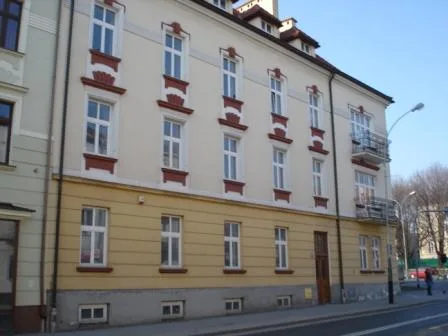
#> input picture assets/img/kamienica-09488.webp, 448 x 336 px, given in place of zlota7.jpg, which was not available
$ python obrazy.py
#> lines starting #> are read from the running program, lines starting #| are printed output that depends on the picture
"""Zdjęcia do assets/img: python -I _src/obrazy.py"""
from PIL import Image, ImageEnhance
from pathlib import Path
R = Path(__file__).resolve().parent.parent
O = R / "_src/orig"; A = R / "assets/img"
z = Image.open(O / "zlota7.jpg").convert("RGB")
#> z is the input picture: PIL image 448x336 RGB; mean R, G, B 125.5, 128.7, 130.9
z = ImageEnhance.Contrast(z).enhance(1.06)
# szeroki (bez szyldów parteru)
z.crop((0, 30, 1920, 880)).save(A / "zlota7-2000.webp", quality=82)
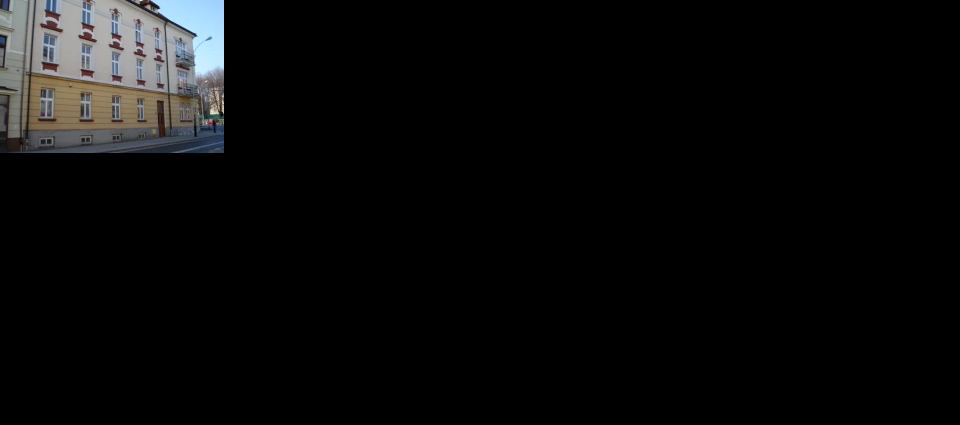
#> saved as zlota7-2000.webp: PIL image 1920x850 RGB (shown at 1/2 size); mean R, G, B 10.4, 10.5, 10.5
z.crop((0, 30, 1920, 880)).resize((1200, 531)).save(A / "zlota7-1200.webp", quality=80)
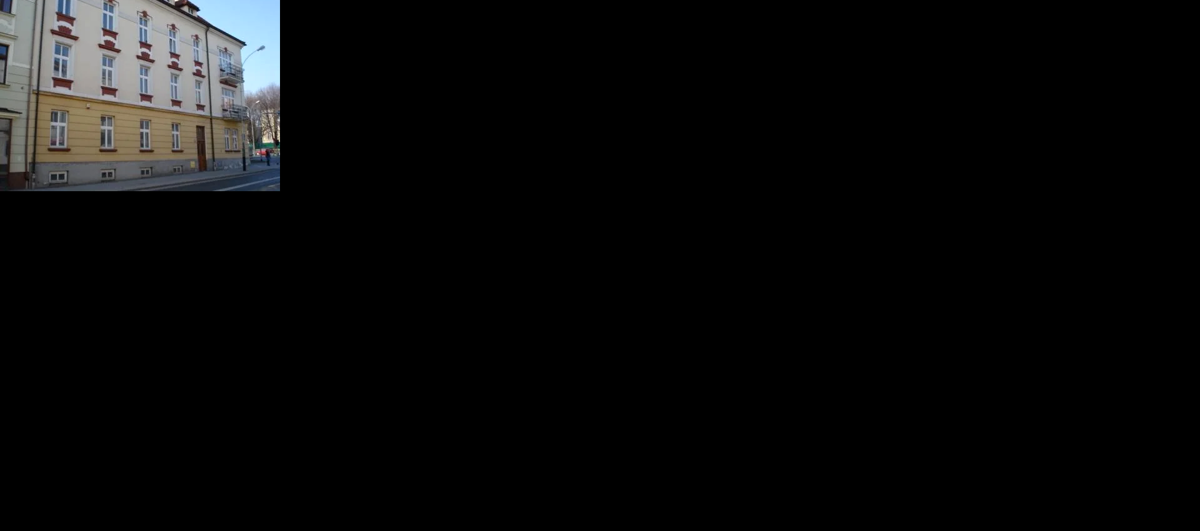
#> saved as zlota7-1200.webp: PIL image 1200x531 RGB; mean R, G, B 10.4, 10.5, 10.5
# pion: wykusze
z.crop((520, 100, 1420, 860)).resize((900, 760)).save(A / "zlota7-tel.webp", quality=80)
# kontakt: detal wykuszy
z.crop((780, 150, 1260, 760)).save(A / "zlota7-detal.webp", quality=82)
for n in ["09488", "09491", "09505", "09516", "09518", "09524"]:
    Image.open(O / f"k{n}.jpg").convert("RGB").save(A / f"kamienica-{n}.webp", quality=82)
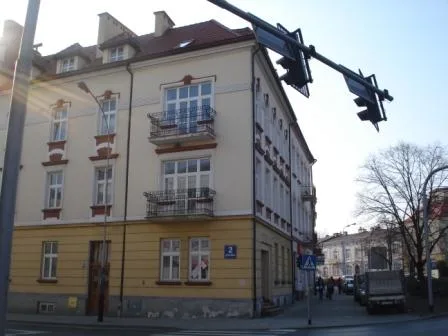
#> input picture assets/img/kamienica-09491.webp, 448 x 336 px, given in place of k09488.jpg, which was not available
#> (the run stopped early here; a loop or call above may not have finished)
